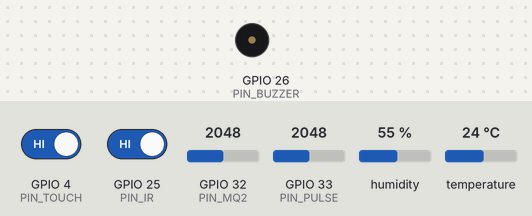
A program run on a simulated ESP32. On the bench: buzzer (waves = sounding, pin HIGH). The test bench sets the inputs (shaded band); at power-on: GPIO 4 (PIN_TOUCH) HIGH, GPIO 25 (PIN_IR) HIGH, GPIO 32 (PIN_MQ2) = 2048, GPIO 33 (PIN_PULSE) = 2048, humidity 55 %, temperature 24 °C. WiFi joins after 1.5 s; servers stay silent unless stated; no MQTT or app messages arrive unless stated; what the program prints to the serial monitor is not drawn.

Above: at 6.4 s.
6.5 s: GPIO 4 (PIN_TOUCH) driven LOW and GPIO 25 (PIN_IR) driven LOW
At 10.6 s:
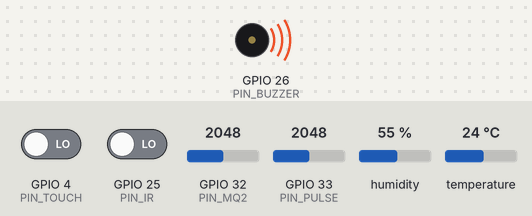
11.2 s: GPIO 4 (PIN_TOUCH) driven HIGH
At 12.5 s:
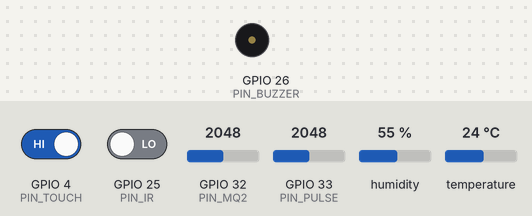
12.8 s: GPIO 4 (PIN_TOUCH) driven LOW
At 16.2 s:
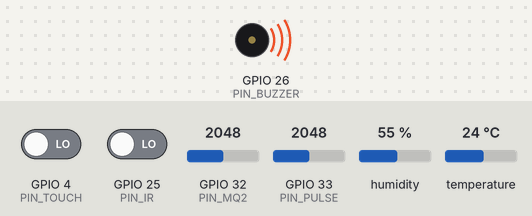
Timing chart, 0 to 17.7 s (numbered marks = the images above; inputs shaded):
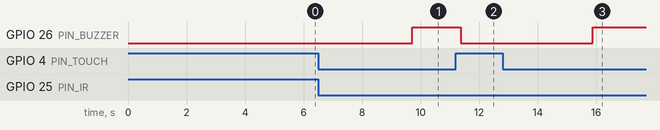

Measured:
- after the input at 6.5 s, GPIO 26 (PIN_BUZZER): LOW → HIGH after 3.2 s
- after the input at 11.2 s, GPIO 26 (PIN_BUZZER): HIGH → LOW after 0.16 s
- after the input at 12.8 s, GPIO 26 (PIN_BUZZER): LOW → HIGH after 3.1 s

The program:

main.cpp
```cpp
#include <Arduino.h>
#include <WiFi.h>
#include <PubSubClient.h>
#include <DHT.h>

/* ===== WIFI & THINGSBOARD ===== */
#define WIFI_SSID     "YOUR_SSID"
#define WIFI_PASSWORD "YOUR_PASS"
#define THINGSBOARD_SERVER "broker.thingsboard.cloud"
#define THINGSBOARD_TOKEN  "YOUR_DEVICE_TOKEN"

/* ===== PINS ===== */
#define PIN_MQ2     32
#define PIN_PULSE   33
#define PIN_IR      25
#define PIN_TOUCH   4
#define PIN_DHT     21
#define PIN_BUZZER  26

#define DHTTYPE DHT11   // Change to DHT22 if needed

/* ===== TIMING ===== */
const unsigned long SEND_INTERVAL = 3000; // 3s telemetry
const unsigned long SOS_TIME = 3000;      // 3s touch hold for SOS
const unsigned long LOOP_DELAY = 200;     // loop delay ms

/* ===== GLOBALS ===== */
bool systemArmed = false;   // Activated after first touch
int touchBaseline = 0;
unsigned long touchStart = 0;
bool sosActive = false;

/* ===== DHT ===== */
DHT dht(PIN_DHT, DHTTYPE);
unsigned long lastDHT = 0;
float temperature = 0;
float humidity = 0;

/* ===== PULSE SENSOR ===== */
unsigned long lastBeat = 0;
int bpm = 0;
bool pulseAlert = false;
const int PULSE_THRESHOLD = 1800;

/* ===== WIFI & MQTT ===== */
WiFiClient espClient;
PubSubClient client(espClient);

/* ===== CONNECT WIFI ===== */
void connectWiFi() {
  WiFi.begin(WIFI_SSID, WIFI_PASSWORD);
  Serial.print("Connecting WiFi");
  while (WiFi.status() != WL_CONNECTED) {
    delay(500);
    Serial.print(".");
  }
  Serial.println("\nWiFi Connected!");
}

/* ===== CONNECT THINGSBOARD ===== */
void connectTB() {
  while (!client.connected()) {
    Serial.print("Connecting ThingsBoard...");
    if (client.connect("ESP32_Helmet", THINGSBOARD_TOKEN, NULL)) {
      Serial.println(" Connected!");
    } else {
      Serial.print(" Failed rc=");
      Serial.println(client.state());
      delay(2000);
    }
  }
}

/* ===== PULSE SENSOR READ ===== */
void readPulse() {
  int val = analogRead(PIN_PULSE);
  if (val > PULSE_THRESHOLD) {
    unsigned long now = millis();
    if (lastBeat != 0 && (now - lastBeat > 300)) {
      bpm = 60000 / (now - lastBeat);
      if (bpm < 40 || bpm > 180) bpm = 0;
      pulseAlert = (bpm < 50 || bpm > 120);
    }
    lastBeat = now;
  }
}

/* ===== SETUP ===== */
void setup() {
  Serial.begin(115200);

  pinMode(PIN_IR, INPUT);
  pinMode(PIN_BUZZER, OUTPUT);
  digitalWrite(PIN_BUZZER, LOW);

  delay(2000);
  dht.begin();

  connectWiFi();
  client.setServer(THINGSBOARD_SERVER, 1883);

  // Calibrate touch baseline
  touchBaseline = touchRead(PIN_TOUCH);
  Serial.print("Touch baseline: ");
  Serial.println(touchBaseline);
  Serial.println("System ready. Touch the sensor to start telemetry...");
}

/* ===== LOOP ===== */
void loop() {
  if (!client.connected()) connectTB();
  client.loop();

  unsigned long now = millis();

  // ---- TOUCH READ ----
  int touchVal = touchRead(PIN_TOUCH);
  int diff = touchBaseline - touchVal;
  bool touched = (diff > 20); // threshold

  // ---- SYSTEM ARM (first touch) ----
  if (touched && !systemArmed) {
    systemArmed = true;
    Serial.println("✅ SYSTEM ACTIVATED (FIRST TOUCH)");
  }

  // ---- SOS LOGIC ----
  if (systemArmed) {
    if (touched) {
      if (touchStart == 0) touchStart = now;
      if (!sosActive && (now - touchStart >= SOS_TIME)) {
        sosActive = true;
        digitalWrite(PIN_BUZZER, HIGH);
        client.publish("v1/devices/me/telemetry", "{\"sos\":1}");
        Serial.println("🚨 SOS ACTIVATED!");
      }
    } else {
      touchStart = 0;
      if (sosActive) {
        sosActive = false;
        digitalWrite(PIN_BUZZER, LOW);
        client.publish("v1/devices/me/telemetry", "{\"sos\":0}");
        Serial.println("✅ SOS CLEARED");
      }
    }
  }

  // ---- SENSOR READINGS (always print to Serial) ----
  int mq2Val  = analogRead(PIN_MQ2);
  int irVal   = digitalRead(PIN_IR);

  // DHT every 2s
  if (now - lastDHT >= 2000) {
    lastDHT = now;
    float t = dht.readTemperature();
    float h = dht.readHumidity();
    if (!isnan(t) && !isnan(h)) {
      temperature = t;
      humidity = h;
    }
  }

  // Pulse sensor
  readPulse();

  // ---- SERIAL MONITOR OUTPUT ----
  Serial.print("Touch: "); Serial.print(touchVal);
  Serial.print(" | MQ2: "); Serial.print(mq2Val);
  Serial.print(" | Temp: "); Serial.print(temperature);
  Serial.print(" | Hum: "); Serial.print(humidity);
  Serial.print(" | IR: "); Serial.print(irVal);
  Serial.print(" | BPM: "); Serial.print(bpm);
  Serial.print(" | PulseAlert: "); Serial.print(pulseAlert);
  Serial.print(" | SOS: "); Serial.println(sosActive);

  // ---- SEND TO THINGSBOARD (only if system armed) ----
  if (systemArmed && (now % SEND_INTERVAL < LOOP_DELAY)) {
    String payload = "{";
    payload += "\"mq2\":" + String(mq2Val) + ",";
    payload += "\"temperature\":" + String(temperature,1) + ",";
    payload += "\"humidity\":" + String(humidity,1) + ",";
    payload += "\"ir\":" + String(irVal) + ",";
    payload += "\"bpm\":" + String(bpm) + ",";
    payload += "\"pulse_alert\":" + String(pulseAlert) + ",";
    payload += "\"sos\":" + String(sosActive ? 1 : 0);
    payload += "}";
    client.publish("v1/devices/me/telemetry", payload.c_str());
  }

  delay(LOOP_DELAY);
}
```
